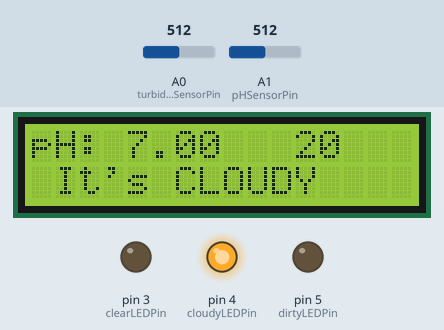
The sketch below on a simulated Arduino Uno, built with avr-gcc and run on an emulated ATmega328P. Shown: 16×2 character LCD, output pins drawn as LEDs (lit = HIGH). The test bench sets the inputs (shaded band); at power-on: A0 (turbiditySensorPin) = 512, A1 (pHSensorPin) = 512. What the sketch prints to the serial monitor is not drawn.

Above: at 1.3 s.
1.4 s: A0 (turbiditySensorPin) set to 532
At 3.5 s:
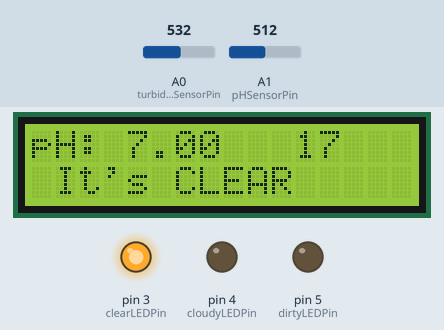
4.0 s: A0 (turbiditySensorPin) set to 306
At 5.7 s:
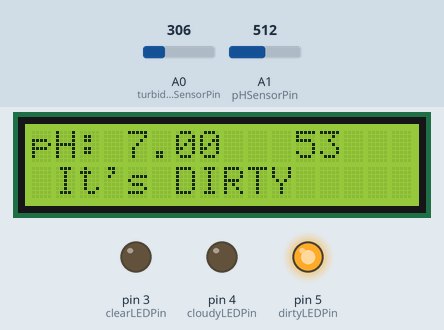
6.3 s: A1 (pHSensorPin) set to 716
At 7.8 s:
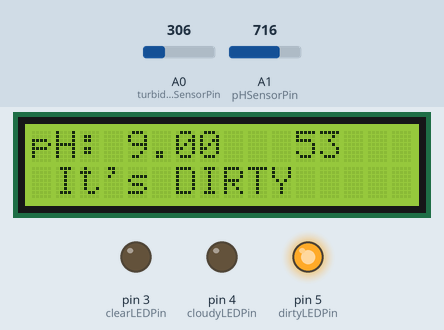
8.6 s: A1 (pHSensorPin) set to 900
At 10.1 s:
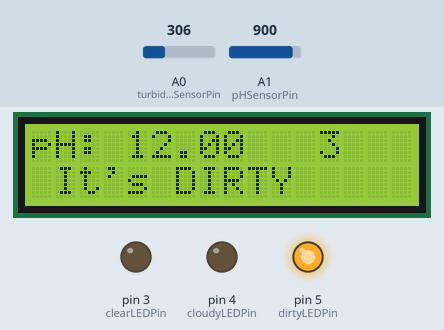
10.8 s: A1 (pHSensorPin) set to 1023
At 12.3 s:
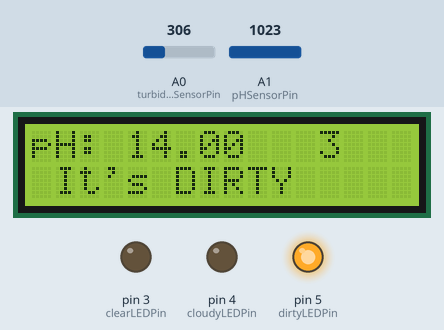
13.1 s: A0 (turbiditySensorPin) set to 122
At 14.6 s:
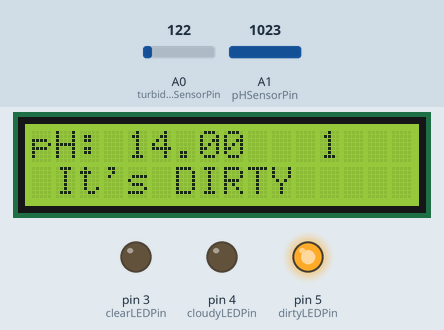
Timing chart, 0 to 16.1 s (numbered marks = the images above; inputs shaded):
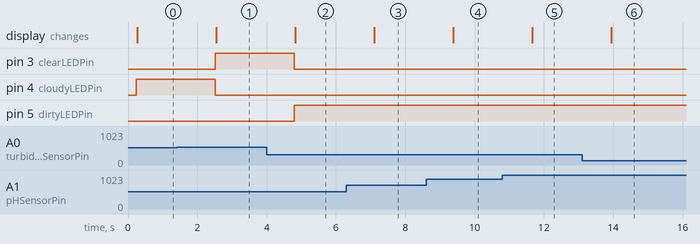

The sketch:

turbidity_phmeter.ino
```cpp
#include <LiquidCrystal_I2C.h>
#include <Wire.h>

// LCD setup
LiquidCrystal_I2C lcd(0x27, 16, 2);

// Turbidity sensor pin
int turbiditySensorPin = A0;

// pH sensor pin
const int pHSensorPin = A1;  // Analog input pin for pH sensor

// LED indicator pins
int clearLEDPin = 3;
int cloudyLEDPin = 4;
int dirtyLEDPin = 5;

void setup() {
  // Initialize LCD
  lcd.init();
  lcd.backlight();
  lcd.begin(16, 2);

  // Set LED pins as output
  pinMode(clearLEDPin, OUTPUT);
  pinMode(cloudyLEDPin, OUTPUT);
  pinMode(dirtyLEDPin, OUTPUT);

  // Initialize serial communication for pH sensor debugging
  Serial.begin(9600);
}

void loop() {
  // Read turbidity sensor value
  int turbiditySensorValue = analogRead(turbiditySensorPin);
  int turbidity = map(turbiditySensorValue, 0, 640, 100, 0);
  delay(100);

  // Display turbidity on LCD
  lcd.setCursor(0, 0);
  lcd.print("Turbidity: ");
  lcd.print(turbidity);
  lcd.print("   ");  // Clear any previous digits

  // Turbidity indicator
  if (turbidity < 20) {
    digitalWrite(clearLEDPin, HIGH);
    digitalWrite(cloudyLEDPin, LOW);
    digitalWrite(dirtyLEDPin, LOW);
    lcd.setCursor(0, 1);
    lcd.print(" It's CLEAR ");
  } else if (turbidity < 50) {
    digitalWrite(clearLEDPin, LOW);
    digitalWrite(cloudyLEDPin, HIGH);
    digitalWrite(dirtyLEDPin, LOW);
    lcd.setCursor(0, 1);
    lcd.print(" It's CLOUDY ");
  } else {
    digitalWrite(clearLEDPin, LOW);
    digitalWrite(cloudyLEDPin, LOW);
    digitalWrite(dirtyLEDPin, HIGH);
    lcd.setCursor(0, 1);
    lcd.print(" It's DIRTY ");
  }

  // Read pH sensor value
  int pHSensorValue = analogRead(pHSensorPin);

  // Convert the analog voltage to pH using your sensor's specifications
  // Adjust the mapping range according to your pH sensor specifications
  float pHValue = map(pHSensorValue, 0, 1023, 0, 14);

  // Print the pH value to serial monitor
  Serial.print("pH Value: ");
  Serial.println(pHValue);

  // Display pH value on LCD
  lcd.setCursor(0, 0);
  lcd.print("pH: ");
  lcd.print(pHValue, 2); // Display with 2 decimal places
  lcd.print("   ");  // Clear any previous digits

  delay(1000);  // Adjust delay as needed
}
```

Measured:
- the behaviour switches between 518 and 519 on A0 (turbiditySensorPin) (found by bisection; images 0 and 1)
- after the input at 1.4 s, pin 3 (clearLEDPin): LOW → HIGH after 1.1 s; pin 4 (cloudyLEDPin): HIGH → LOW after 1.1 s; the display: changes after 1.1 s (image 1)
- after the input at 4.0 s, pin 3 (clearLEDPin): HIGH → LOW after 0.80 s; pin 5 (dirtyLEDPin): LOW → HIGH after 0.80 s; the display: changes after 0.83 s (image 2)
- after the input at 6.3 s, the display: changes after 0.81 s (image 3)
- after the input at 8.6 s, the display: changes after 0.79 s (image 4)
- after the input at 10.8 s, the display: changes after 0.87 s (image 5)
- after the input at 13.1 s, the display: changes after 0.85 s (image 6)
